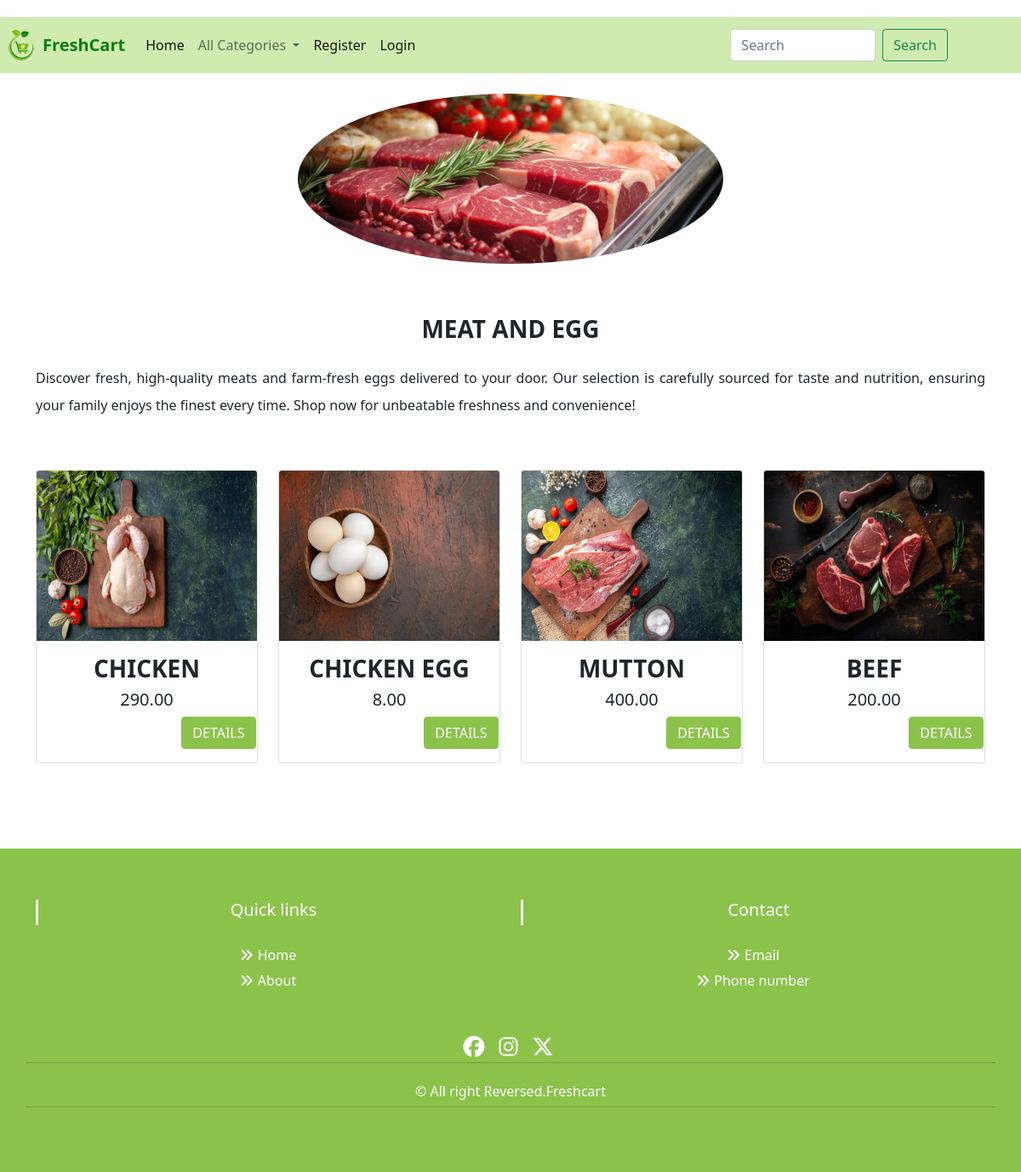
The app's page /allproducts/MEAT AND EGG with its own data.
### shop/models.py (models this page shows, shortened)
class Category(models.Model):
    name=models.CharField(max_length=200)
    desc=models.TextField()
    image=models.ImageField(upload_to='shop/categories', blank=True, null=True)

class Product(models.Model):
    name = models.CharField(max_length=200)
    desc = models.TextField()
    image = models.ImageField(upload_to='shop/products', blank=True, null=True)
    price= models.DecimalField(max_digits=10,decimal_places=2)
    category=models.ForeignKey(Category,on_delete=models.CASCADE)
    stock=models.IntegerField()
    available=models.BooleanField(default=True)
    created=models.DateTimeField(auto_now_add=True)
    updated=models.DateTimeField(auto_now=True)

### shop/views.py (the view)
# urls.py: path('allproducts/<p>',views.allproducts,name="allproducts"),
def allproducts(request,p):
    c=Category.objects.get(name=p)
    p=Product.objects.filter(category=c)
    return render(request,'product.html',{'c':c,'p':p})

### shop/context_processors.py (called while the page is built)
def menu_links(request):
    c=Category.objects.all()
    return{'links':c}

### templates/product.html
{% extends 'base.html' %}
{% load static %}
{% block content %}
<div class="container-fluid mt-4" style="margin-bottom:60px;">
    <div class="d-flex justify-content-center">
    <img src="{{c.image.url}}"  class="circular-image" width="10cd0%" height="450px">
    </div>
</div>
<div class="container mt-1" style="margin-bottom:60px;">
    <h3 class="text-center fw-bold pb-3"> {{c.name}}</h3>
    <p style="line-height:2;text-align:justify;"> {{c.desc}} </p>
</div>
<div class="container" style="margin-bottom:100px;">
    <div class="row">
        {% for i in p %}
        <div class="col-12 col-md-6 col-lg-3">
            <div class="card" >
  <img src="{{i.image.url}}" class="card-img-top" alt="..." height="200px" width="100%;">
  <div class="card-body" >
    <h3 class="card-title text-center">{{i.name}}</h3>
      <h5 class="text-center">{{i.price}}</h5>
    <a href="{% url 'shop:detail' i.name %}" class="btn btn-primary" style="position:relative;left:38%; bottom:30%;">DETAILS</a>
  </div>
</div>
        </div>{% endfor %}
    </div>
</div>
{% endblock %}

### static/css/style.css (style rules this page uses)
.container-fluid { margin: 0; padding: 0; }
body, html { width: 100%; margin: 0; padding: 0; }
.card-title { text-align:center; font-weight:700; }
.card-title { text-align:center; }
.circular-image { width: 500px; height: 200px; border-radius: 50%; object-fit: cover; justify-content: center; align-items: center; }
a.btn.btn-primary { background-color:#8BC34A; border-color: #8BC34A; margin-left:30%; }

### records on screen
Category: image (picture), name "MEAT AND EGG", desc "Discover fresh, high-quality meats and farm-fresh eggs delivered to your door. Our selection is carefully sourced for taste and nutrition, ensuring your family enjoys the finest every time. Shop now for unbeatable freshness and convenience!"
Product: image (picture), name "CHICKEN", price "290.00"
Product: image (picture), name "CHICKEN EGG", price "8.00"
Product: image (picture), name "MUTTON", price "400.00"
Product: image (picture), name "BEEF", price "200.00"
